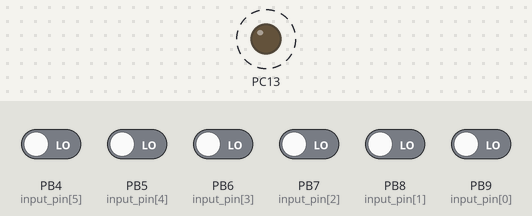
This program was run on a simulated STM32 Blue Pill. Shown: output pins drawn as LEDs (lit = HIGH). Dashed ring = blinking. The test bench sets the inputs (shaded band); at power-on: PB4 (input_pin[5]), PB5 (input_pin[4]), PB6 (input_pin[3]), PB7 (input_pin[2]), PB8 (input_pin[1]), PB9 (input_pin[0]) LOW. No radio packets arrive unless stated.

Above: at 0.05 s.
Timing chart, 0 to 3.0 s (numbered marks = the images above):
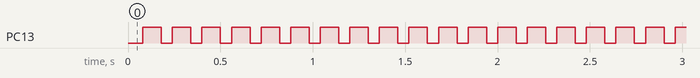

Measured:
- by itself, PC13: alternates HIGH for 0.10 s and LOW for 0.06 s

The program:

main.cpp
```cpp
#include <Arduino.h>
#include <SPI.h>
#include <LoRa.h>

#define INPUT_NUM 6

int input_pin[INPUT_NUM] = {PB9, PB8, PB7, PB6, PB5, PB4};
// int counter = 1;

void setup() {
  // Serial.begin(115200);
  // while (!Serial);
  for (int i=0; i < INPUT_NUM; i++) {
    pinMode(input_pin[i], INPUT);
  }
  pinMode(PC13, OUTPUT);
  digitalWrite(PC13, LOW);

  LoRa.setPins(PA4, -1, -1);
  LoRa.setSpreadingFactor(12);
  LoRa.setCodingRate4(8);
  LoRa.setSignalBandwidth(7.8E3);
  LoRa.setTxPower(20);
  LoRa.setSyncWord(0xBA);
  if (!LoRa.begin(433E6)) {
    // Serial.println("Starting LoRa failed!");
    while (1) {
      digitalWrite(PC13, LOW);
      delay(500);
      digitalWrite(PC13, HIGH);
      delay(500);
    }
  }
  digitalWrite(PC13, HIGH);
}

void loop() {
  // Serial.print("Sending packet ");
  // Serial.println(counter);

  uint8_t packet = 0;

  for (unsigned int i = 0 ;i < INPUT_NUM; i++) {
    packet |= digitalRead(input_pin[i]) ? 0 : 1 <<  i;
  }
    digitalWrite(PC13, LOW);
    LoRa.beginPacket();
    // LoRa.write('1' + i);
    // LoRa.write(digitalRead(i) ? 'O' : 'I');
    LoRa.write(packet);
    LoRa.endPacket();
    digitalWrite(PC13, HIGH);
    delay(100);

  // counter++;
}
```
